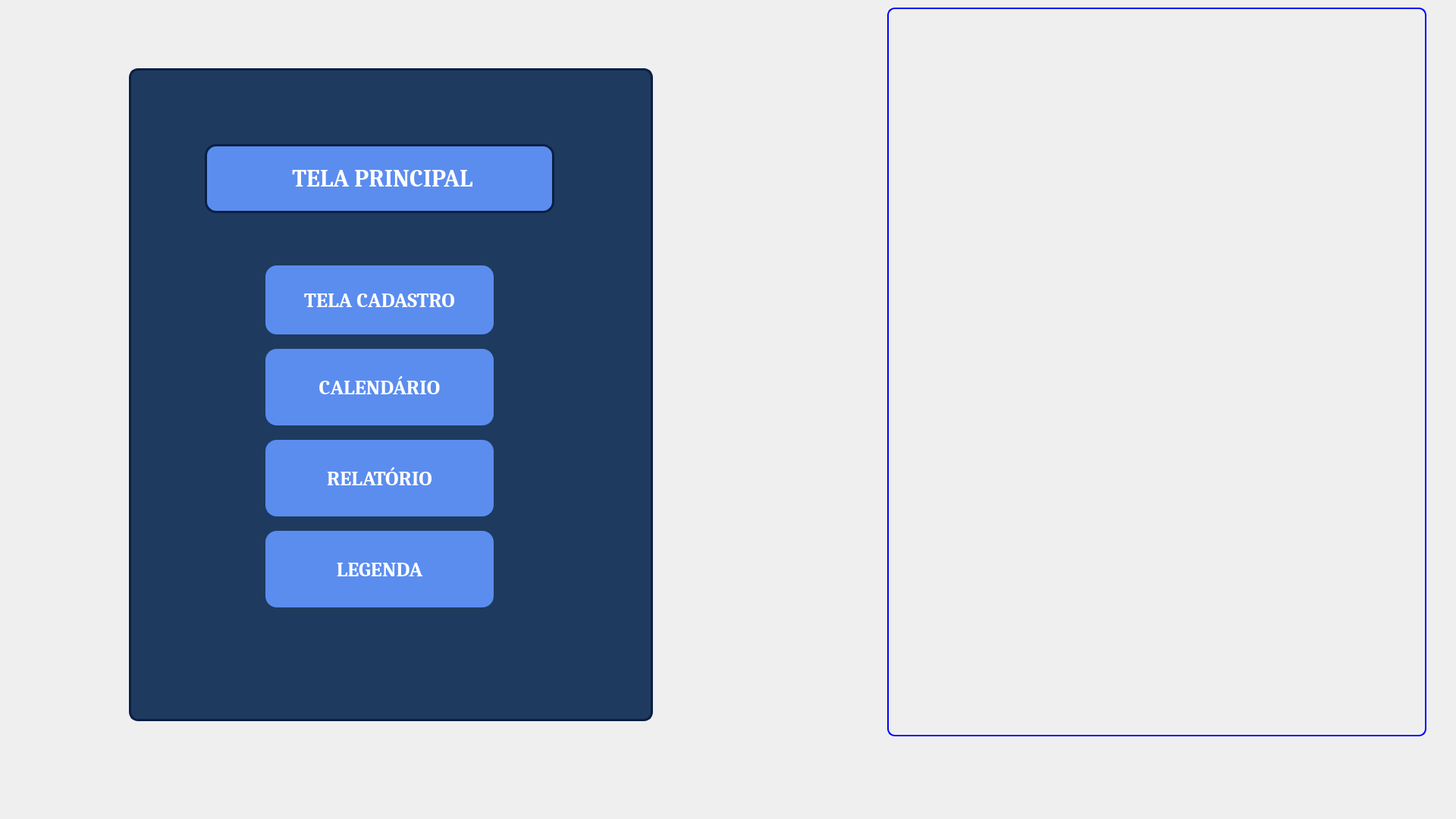
<?xml version="1.0" encoding="UTF-8"?>
<ui version="4.0">
 <class>WizardPage</class>
 <widget class="QWizardPage" name="WizardPage">
  <property name="geometry">
   <rect>
    <x>0</x>
    <y>0</y>
    <width>1920</width>
    <height>1080</height>
   </rect>
  </property>
  <property name="windowTitle">
   <string>WizardPage</string>
  </property>
  <widget class="QFrame" name="frame">
   <property name="geometry">
    <rect>
     <x>1170</x>
     <y>10</y>
     <width>711</width>
     <height>961</height>
    </rect>
   </property>
   <property name="styleSheet">
    <string notr="true">image: url(:/senac/banner_senac.png);

border: 2px solid blue;
border-radius: 10px;</string>
   </property>
   <property name="frameShape">
    <enum>QFrame::StyledPanel</enum>
   </property>
   <property name="frameShadow">
    <enum>QFrame::Raised</enum>
   </property>
  </widget>
  <widget class="QFrame" name="frame_2">
   <property name="geometry">
    <rect>
     <x>170</x>
     <y>90</y>
     <width>691</width>
     <height>861</height>
    </rect>
   </property>
   <property name="styleSheet">
    <string notr="true">QFrame {
    background-color: #1E3A5F; /* azul (fundo) */
    border: 3px solid #0A1F44; /* azul escuro (borda) */
    border-radius: 12px;       /* cantos arredondados */
}</string>
   </property>
   <property name="frameShape">
    <enum>QFrame::StyledPanel</enum>
   </property>
   <property name="frameShadow">
    <enum>QFrame::Raised</enum>
   </property>
   <widget class="QLabel" name="label">
    <property name="geometry">
     <rect>
      <x>100</x>
      <y>100</y>
      <width>461</width>
      <height>91</height>
     </rect>
    </property>
    <property name="font">
     <font>
      <family>Cambria</family>
      <pointsize>24</pointsize>
      <weight>75</weight>
      <bold>true</bold>
     </font>
    </property>
    <property name="styleSheet">
     <string notr="true">color: white;
QPushButton {
    background-color: #5B8DEF;  /* azul claro */
    color: white;               /* texto branco */
    border: none;
    border-radius: 15px;        /* deixa arredondado */
    padding: 8px 16px;
}

QLabel {
    background-color: #5B8DEF;  /* azul claro */
    color: white;               /* texto branco */
    border-radius: 15px;        /* cantos arredondados */
    padding: 6px;               /* espaço interno */
}</string>
    </property>
    <property name="text">
     <string>              TELA PRINCIPAL </string>
    </property>
   </widget>
   <widget class="QPushButton" name="btn_telacadastro">
    <property name="geometry">
     <rect>
      <x>180</x>
      <y>260</y>
      <width>301</width>
      <height>91</height>
     </rect>
    </property>
    <property name="font">
     <font>
      <family>Cambria</family>
      <pointsize>20</pointsize>
      <weight>75</weight>
      <bold>true</bold>
     </font>
    </property>
    <property name="styleSheet">
     <string notr="true">QPushButton {
    background-color: #5B8DEF;  /* azul claro */
    color: white;               /* texto branco */
    border: none;
    border-radius: 15px;        /* deixa arredondado */
    padding: 8px 16px;
}

QPushButton:hover {
    background-color: #4A7BD1;  /* um pouco mais escuro ao passar o mouse */
}

QPushButton:pressed {
    background-color: #3A6EA5;  /* mais escuro ao clicar */
}</string>
    </property>
    <property name="text">
     <string>TELA CADASTRO</string>
    </property>
   </widget>
   <widget class="QPushButton" name="btn_calendario">
    <property name="geometry">
     <rect>
      <x>180</x>
      <y>370</y>
      <width>301</width>
      <height>101</height>
     </rect>
    </property>
    <property name="font">
     <font>
      <family>Cambria</family>
      <pointsize>20</pointsize>
      <weight>75</weight>
      <bold>true</bold>
     </font>
    </property>
    <property name="styleSheet">
     <string notr="true">QPushButton {
    background-color: #5B8DEF;  /* azul claro */
    color: white;               /* texto branco */
    border: none;
    border-radius: 15px;        /* deixa arredondado */
    padding: 8px 16px;
}

QPushButton:hover {
    background-color: #4A7BD1;  /* um pouco mais escuro ao passar o mouse */
}

QPushButton:pressed {
    background-color: #3A6EA5;  /* mais escuro ao clicar */
}</string>
    </property>
    <property name="text">
     <string>CALENDÁRIO</string>
    </property>
   </widget>
   <widget class="QPushButton" name="btn_relatorio">
    <property name="geometry">
     <rect>
      <x>180</x>
      <y>490</y>
      <width>301</width>
      <height>101</height>
     </rect>
    </property>
    <property name="font">
     <font>
      <family>Cambria</family>
      <pointsize>20</pointsize>
      <weight>75</weight>
      <bold>true</bold>
     </font>
    </property>
    <property name="styleSheet">
     <string notr="true">QPushButton {
    background-color: #5B8DEF;  /* azul claro */
    color: white;               /* texto branco */
    border: none;
    border-radius: 15px;        /* deixa arredondado */
    padding: 8px 16px;
}

QPushButton:hover {
    background-color: #4A7BD1;  /* um pouco mais escuro ao passar o mouse */
}

QPushButton:pressed {
    background-color: #3A6EA5;  /* mais escuro ao clicar */
}</string>
    </property>
    <property name="text">
     <string>RELATÓRIO</string>
    </property>
   </widget>
   <widget class="QPushButton" name="btn_legenda">
    <property name="geometry">
     <rect>
      <x>180</x>
      <y>610</y>
      <width>301</width>
      <height>101</height>
     </rect>
    </property>
    <property name="font">
     <font>
      <family>Cambria</family>
      <pointsize>20</pointsize>
      <weight>75</weight>
      <bold>true</bold>
     </font>
    </property>
    <property name="styleSheet">
     <string notr="true">QPushButton {
    background-color: #5B8DEF;  /* azul claro */
    color: white;               /* texto branco */
    border: none;
    border-radius: 15px;        /* deixa arredondado */
    padding: 8px 16px;
}

QPushButton:hover {
    background-color: #4A7BD1;  /* um pouco mais escuro ao passar o mouse */
}

QPushButton:pressed {
    background-color: #3A6EA5;  /* mais escuro ao clicar */
}</string>
    </property>
    <property name="text">
     <string>LEGENDA</string>
    </property>
   </widget>
  </widget>
 </widget>
 <resources/>
 <connections/>
</ui>
